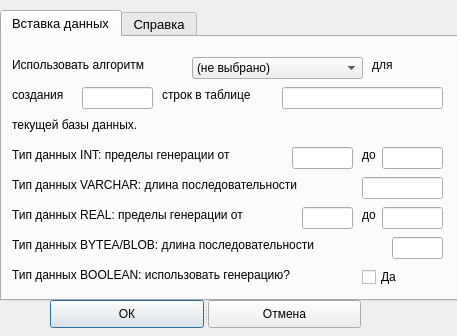
<?xml version="1.0" encoding="UTF-8"?>
<ui version="4.0">
 <class>Dialog_SQL_Insert</class>
 <widget class="QDialog" name="Dialog_SQL_Insert">
  <property name="geometry">
   <rect>
    <x>0</x>
    <y>0</y>
    <width>457</width>
    <height>336</height>
   </rect>
  </property>
  <property name="windowTitle">
   <string>Dialog</string>
  </property>
  <widget class="QSplitter" name="splitter">
   <property name="geometry">
    <rect>
     <x>50</x>
     <y>300</y>
     <width>311</width>
     <height>28</height>
    </rect>
   </property>
   <property name="orientation">
    <enum>Qt::Horizontal</enum>
   </property>
   <widget class="QPushButton" name="pushButton">
    <property name="text">
     <string>ОК</string>
    </property>
   </widget>
   <widget class="QPushButton" name="pushButton_2">
    <property name="text">
     <string>Отмена</string>
    </property>
   </widget>
  </widget>
  <widget class="QTabWidget" name="tabWidget_Students">
   <property name="geometry">
    <rect>
     <x>0</x>
     <y>10</y>
     <width>461</width>
     <height>291</height>
    </rect>
   </property>
   <property name="font">
    <font>
     <pointsize>10</pointsize>
    </font>
   </property>
   <property name="currentIndex">
    <number>0</number>
   </property>
   <widget class="QWidget" name="Insert_rand_all">
    <attribute name="title">
     <string>Вставка данных</string>
    </attribute>
    <widget class="QComboBox" name="comboBox_algoritms">
     <property name="geometry">
      <rect>
       <x>190</x>
       <y>20</y>
       <width>171</width>
       <height>22</height>
      </rect>
     </property>
     <property name="font">
      <font>
       <pointsize>9</pointsize>
      </font>
     </property>
     <item>
      <property name="text">
       <string>(не выбрано)</string>
      </property>
     </item>
     <item>
      <property name="text">
       <string>Вихрь Мерсенна</string>
      </property>
     </item>
     <item>
      <property name="text">
       <string>Макларен - Марсальи</string>
      </property>
     </item>
    </widget>
    <widget class="QLabel" name="label_9">
     <property name="geometry">
      <rect>
       <x>10</x>
       <y>20</y>
       <width>211</width>
       <height>16</height>
      </rect>
     </property>
     <property name="font">
      <font>
       <pointsize>9</pointsize>
      </font>
     </property>
     <property name="text">
      <string>Использовать алгоритм</string>
     </property>
    </widget>
    <widget class="QLabel" name="label_10">
     <property name="geometry">
      <rect>
       <x>10</x>
       <y>50</y>
       <width>171</width>
       <height>16</height>
      </rect>
     </property>
     <property name="font">
      <font>
       <pointsize>9</pointsize>
      </font>
     </property>
     <property name="text">
      <string>создания</string>
     </property>
    </widget>
    <widget class="QLineEdit" name="lineEdit_kolvo_new_strok">
     <property name="geometry">
      <rect>
       <x>80</x>
       <y>50</y>
       <width>71</width>
       <height>22</height>
      </rect>
     </property>
     <property name="font">
      <font>
       <pointsize>9</pointsize>
      </font>
     </property>
    </widget>
    <widget class="QLabel" name="label_11">
     <property name="geometry">
      <rect>
       <x>160</x>
       <y>50</y>
       <width>231</width>
       <height>16</height>
      </rect>
     </property>
     <property name="font">
      <font>
       <pointsize>9</pointsize>
      </font>
     </property>
     <property name="text">
      <string>строк в таблице</string>
     </property>
    </widget>
    <widget class="QLabel" name="label_12">
     <property name="geometry">
      <rect>
       <x>370</x>
       <y>20</y>
       <width>55</width>
       <height>16</height>
      </rect>
     </property>
     <property name="font">
      <font>
       <pointsize>9</pointsize>
      </font>
     </property>
     <property name="text">
      <string>для</string>
     </property>
    </widget>
    <widget class="QLabel" name="label_13">
     <property name="geometry">
      <rect>
       <x>10</x>
       <y>80</y>
       <width>281</width>
       <height>16</height>
      </rect>
     </property>
     <property name="font">
      <font>
       <pointsize>9</pointsize>
      </font>
     </property>
     <property name="text">
      <string>текущей базы данных.</string>
     </property>
    </widget>
    <widget class="QLabel" name="label_14">
     <property name="geometry">
      <rect>
       <x>10</x>
       <y>110</y>
       <width>311</width>
       <height>16</height>
      </rect>
     </property>
     <property name="font">
      <font>
       <pointsize>9</pointsize>
      </font>
     </property>
     <property name="text">
      <string>Тип данных INT: пределы генерации от</string>
     </property>
    </widget>
    <widget class="QLabel" name="label_15">
     <property name="geometry">
      <rect>
       <x>10</x>
       <y>140</y>
       <width>441</width>
       <height>16</height>
      </rect>
     </property>
     <property name="font">
      <font>
       <pointsize>9</pointsize>
      </font>
     </property>
     <property name="text">
      <string>Тип данных VARCHAR: длина последовательности</string>
     </property>
    </widget>
    <widget class="QLineEdit" name="lineEdit_int_left">
     <property name="geometry">
      <rect>
       <x>290</x>
       <y>110</y>
       <width>61</width>
       <height>22</height>
      </rect>
     </property>
     <property name="font">
      <font>
       <pointsize>9</pointsize>
      </font>
     </property>
    </widget>
    <widget class="QLabel" name="label_16">
     <property name="geometry">
      <rect>
       <x>360</x>
       <y>110</y>
       <width>55</width>
       <height>16</height>
      </rect>
     </property>
     <property name="font">
      <font>
       <pointsize>9</pointsize>
      </font>
     </property>
     <property name="text">
      <string>до</string>
     </property>
    </widget>
    <widget class="QLineEdit" name="lineEdit_int_right">
     <property name="geometry">
      <rect>
       <x>380</x>
       <y>110</y>
       <width>61</width>
       <height>22</height>
      </rect>
     </property>
     <property name="font">
      <font>
       <pointsize>9</pointsize>
      </font>
     </property>
    </widget>
    <widget class="QLineEdit" name="lineEdit_varchar_lenght">
     <property name="geometry">
      <rect>
       <x>360</x>
       <y>140</y>
       <width>81</width>
       <height>22</height>
      </rect>
     </property>
     <property name="font">
      <font>
       <pointsize>9</pointsize>
      </font>
     </property>
    </widget>
    <widget class="QLabel" name="label_17">
     <property name="geometry">
      <rect>
       <x>10</x>
       <y>170</y>
       <width>55</width>
       <height>16</height>
      </rect>
     </property>
     <property name="text">
      <string/>
     </property>
    </widget>
    <widget class="QLabel" name="label_18">
     <property name="geometry">
      <rect>
       <x>10</x>
       <y>170</y>
       <width>341</width>
       <height>16</height>
      </rect>
     </property>
     <property name="font">
      <font>
       <pointsize>9</pointsize>
      </font>
     </property>
     <property name="text">
      <string>Тип данных REAL: пределы генерации от</string>
     </property>
    </widget>
    <widget class="QLineEdit" name="lineEdit_real_left">
     <property name="geometry">
      <rect>
       <x>300</x>
       <y>170</y>
       <width>51</width>
       <height>22</height>
      </rect>
     </property>
     <property name="font">
      <font>
       <pointsize>9</pointsize>
      </font>
     </property>
    </widget>
    <widget class="QLabel" name="label_19">
     <property name="geometry">
      <rect>
       <x>360</x>
       <y>170</y>
       <width>55</width>
       <height>16</height>
      </rect>
     </property>
     <property name="font">
      <font>
       <pointsize>9</pointsize>
      </font>
     </property>
     <property name="text">
      <string>до</string>
     </property>
    </widget>
    <widget class="QLineEdit" name="lineEdit_real_right">
     <property name="geometry">
      <rect>
       <x>380</x>
       <y>170</y>
       <width>61</width>
       <height>22</height>
      </rect>
     </property>
     <property name="font">
      <font>
       <pointsize>9</pointsize>
      </font>
     </property>
    </widget>
    <widget class="QLabel" name="label_20">
     <property name="geometry">
      <rect>
       <x>10</x>
       <y>200</y>
       <width>431</width>
       <height>16</height>
      </rect>
     </property>
     <property name="font">
      <font>
       <pointsize>9</pointsize>
      </font>
     </property>
     <property name="text">
      <string>Тип данных BYTEA/BLOB: длина последовательности</string>
     </property>
    </widget>
    <widget class="QLineEdit" name="lineEdit_bytea_lenght">
     <property name="geometry">
      <rect>
       <x>390</x>
       <y>200</y>
       <width>51</width>
       <height>22</height>
      </rect>
     </property>
     <property name="font">
      <font>
       <pointsize>9</pointsize>
      </font>
     </property>
    </widget>
    <widget class="QLabel" name="label_21">
     <property name="geometry">
      <rect>
       <x>10</x>
       <y>230</y>
       <width>431</width>
       <height>16</height>
      </rect>
     </property>
     <property name="font">
      <font>
       <pointsize>9</pointsize>
      </font>
     </property>
     <property name="text">
      <string>Тип данных BOOLEAN: использовать генерацию?</string>
     </property>
    </widget>
    <widget class="QCheckBox" name="checkBox_useBoolGen">
     <property name="geometry">
      <rect>
       <x>360</x>
       <y>230</y>
       <width>81</width>
       <height>20</height>
      </rect>
     </property>
     <property name="font">
      <font>
       <pointsize>9</pointsize>
      </font>
     </property>
     <property name="text">
      <string>Да</string>
     </property>
    </widget>
    <widget class="QLineEdit" name="lineEdit_tableNow">
     <property name="geometry">
      <rect>
       <x>280</x>
       <y>50</y>
       <width>161</width>
       <height>22</height>
      </rect>
     </property>
    </widget>
   </widget>
   <widget class="QWidget" name="tab">
    <attribute name="title">
     <string>Справка</string>
    </attribute>
    <widget class="QTextBrowser" name="textBrowser">
     <property name="geometry">
      <rect>
       <x>0</x>
       <y>0</y>
       <width>451</width>
       <height>261</height>
      </rect>
     </property>
     <property name="verticalScrollBarPolicy">
      <enum>Qt::ScrollBarAlwaysOn</enum>
     </property>
     <property name="horizontalScrollBarPolicy">
      <enum>Qt::ScrollBarAlwaysOff</enum>
     </property>
     <property name="html">
      <string>&lt;!DOCTYPE HTML PUBLIC &quot;-//W3C//DTD HTML 4.0//EN&quot; &quot;http://www.w3.org/TR/REC-html40/strict.dtd&quot;&gt;
&lt;html&gt;&lt;head&gt;&lt;meta name=&quot;qrichtext&quot; content=&quot;1&quot; /&gt;&lt;style type=&quot;text/css&quot;&gt;
p, li { white-space: pre-wrap; }
&lt;/style&gt;&lt;/head&gt;&lt;body style=&quot; font-family:'MS Shell Dlg 2'; font-size:10pt; font-weight:400; font-style:normal;&quot;&gt;
&lt;p style=&quot; margin-top:0px; margin-bottom:0px; margin-left:0px; margin-right:0px; -qt-block-indent:0; text-indent:0px;&quot;&gt;ВНИМАНИЕ!&lt;/p&gt;
&lt;p style=&quot; margin-top:0px; margin-bottom:0px; margin-left:0px; margin-right:0px; -qt-block-indent:0; text-indent:0px;&quot;&gt;Вставка не будет возможна, пока:&lt;/p&gt;
&lt;p style=&quot; margin-top:0px; margin-bottom:0px; margin-left:0px; margin-right:0px; -qt-block-indent:0; text-indent:0px;&quot;&gt;1) Не будет указан вид генератора; &lt;/p&gt;
&lt;p style=&quot; margin-top:0px; margin-bottom:0px; margin-left:0px; margin-right:0px; -qt-block-indent:0; text-indent:0px;&quot;&gt;2) Не будет введено количество вставляемых строк. Число должно быть в пределах от 0 до 300000;&lt;/p&gt;
&lt;p style=&quot; margin-top:0px; margin-bottom:0px; margin-left:0px; margin-right:0px; -qt-block-indent:0; text-indent:0px;&quot;&gt;3) Не будут определены параметры для генерации всех типов данных, хранящихся в выбранной таблице базы данных.&lt;/p&gt;
&lt;p style=&quot;-qt-paragraph-type:empty; margin-top:0px; margin-bottom:0px; margin-left:0px; margin-right:0px; -qt-block-indent:0; text-indent:0px;&quot;&gt;&lt;br /&gt;&lt;/p&gt;
&lt;p style=&quot; margin-top:0px; margin-bottom:0px; margin-left:0px; margin-right:0px; -qt-block-indent:0; text-indent:0px;&quot;&gt;Границы для генераторов данных INT и REAL должны отличаться минимум на 1 (для типа INT) или на 0.001 (для типа REAL).&lt;/p&gt;
&lt;p style=&quot;-qt-paragraph-type:empty; margin-top:0px; margin-bottom:0px; margin-left:0px; margin-right:0px; -qt-block-indent:0; text-indent:0px;&quot;&gt;&lt;br /&gt;&lt;/p&gt;
&lt;p style=&quot; margin-top:0px; margin-bottom:0px; margin-left:0px; margin-right:0px; -qt-block-indent:0; text-indent:0px;&quot;&gt;В типе данных VARCHAR генерируются символы букв английского алфавита (верхний и нижний регистр) и символ &amp;quot;пробел&amp;quot;.&lt;/p&gt;
&lt;p style=&quot;-qt-paragraph-type:empty; margin-top:0px; margin-bottom:0px; margin-left:0px; margin-right:0px; -qt-block-indent:0; text-indent:0px;&quot;&gt;&lt;br /&gt;&lt;/p&gt;
&lt;p style=&quot; margin-top:0px; margin-bottom:0px; margin-left:0px; margin-right:0px; -qt-block-indent:0; text-indent:0px;&quot;&gt;Бинарный тип данных BYTEA использует двухбайтовое представление данных с символами от 0 до F. Для генерации необходимо указать размер последовательности BYTEA.&lt;/p&gt;
&lt;p style=&quot;-qt-paragraph-type:empty; margin-top:0px; margin-bottom:0px; margin-left:0px; margin-right:0px; -qt-block-indent:0; text-indent:0px;&quot;&gt;&lt;br /&gt;&lt;/p&gt;
&lt;p style=&quot; margin-top:0px; margin-bottom:0px; margin-left:0px; margin-right:0px; -qt-block-indent:0; text-indent:0px;&quot;&gt;По умолчанию все значения BOOL генерируются равным TRUE. Чтобы использовать случайную генерацию булевых значений, поставьте галочку.&lt;/p&gt;
&lt;p style=&quot;-qt-paragraph-type:empty; margin-top:0px; margin-bottom:0px; margin-left:0px; margin-right:0px; -qt-block-indent:0; text-indent:0px;&quot;&gt;&lt;br /&gt;&lt;/p&gt;
&lt;p style=&quot; margin-top:0px; margin-bottom:0px; margin-left:0px; margin-right:0px; -qt-block-indent:0; text-indent:0px;&quot;&gt;В случае ошибок будут выведены соответствующие сообщения.&lt;/p&gt;&lt;/body&gt;&lt;/html&gt;</string>
     </property>
    </widget>
   </widget>
  </widget>
 </widget>
 <resources/>
 <connections/>
</ui>
